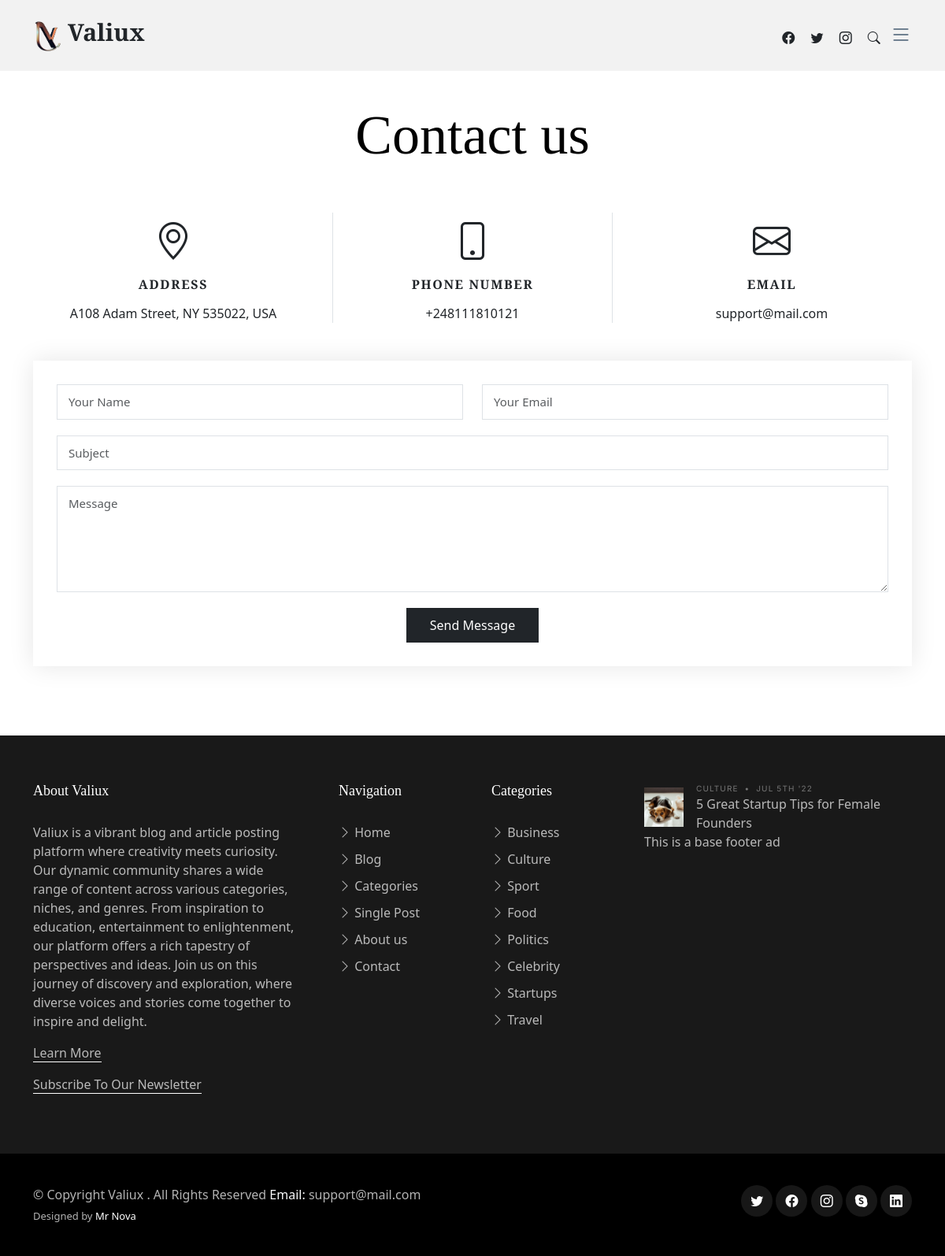
Page /contact/ on the committed database.
### core/models.py (models this page shows, shortened)
class SiteSettings(models.Model):
    site_name = models.CharField(max_length=100)
    site_description = models.TextField()
    favicon = models.ImageField(upload_to='Site_images/', null=True, blank=True)
    logo = models.ImageField(upload_to='Site_images/', null=True, blank=True)
    address = models.CharField(max_length=255, null=True)
    contact_email = models.EmailField()
    phone_number = models.CharField(max_length=20)
    meta_keywords = models.CharField(max_length=255, help_text="Comma-separated SEO keywords for the site")
    meta_description = models.CharField(max_length=255, help_text="Meta description for the site")
    meta_author = models.CharField(max_length=100, help_text="Author of the site content")
    og_title = models.CharField(max_length=255, help_text="Open Graph title for the site")
    og_description = models.CharField(max_length=255, help_text="Open Graph description for the site")
    og_image = models.ImageField(upload_to='meta_images/', blank=True, null=True, help_text="Open Graph image for the site")
    og_url = models.URLField(help_text="Open Graph URL for the site")

### ads/models.py (models this page shows, shortened)
class Ad(models.Model):
    placement = models.ForeignKey(AdPlacement, on_delete=models.CASCADE, related_name='ads')
    code = models.TextField()
    active = models.BooleanField(default=True)
    start_date = models.DateField(default=timezone.now)
    end_date = models.DateField(blank=True, null=True)

### core/views.py (the view)
# urls.py: path('contact/', contact_view, name='contact'),
def contact_view(request):
    ads_base = Ad.objects.filter(placement__name="Base", active=True).first()
    context = {
        'ads_base':ads_base,
    }
    return render(request, 'core/contact.html', context)

### core/context_processors.py (called while the page is built)
def site_settings(request):
    settings = SiteSettings.objects.first()
    return {
        'static_pages': StaticPage.objects.all(),
        'settings': settings,
    }

### core/templates/core/contact.html (shortened to what this page needs)
{% extends 'core/base.html' %}
{% load static %}
{% block content %}
<main id="main">
    <section id="contact" class="contact mb-5">
      <div class="container" data-aos="fade-up">
        <div class="row">
          <div class="col-lg-12 text-center mb-5">
            <h1 class="page-title">Contact us</h1>
          </div>
        </div>
        <div class="row gy-4">
          <div class="col-md-4">
            <div class="info-item">
              <i class="bi bi-geo-alt"></i>
              <h3>Address</h3>
              <address>A108 Adam Street, NY 535022, USA</address>
            </div>
          </div>
          <div class="col-md-4">
            <div class="info-item info-item-borders">
              <i class="bi bi-phone"></i>
              <h3>Phone Number</h3>
              <p><a href="tel:+{{ settings.phone_number }}">{{ settings.phone_number }}</a></p>
            </div>
          </div>
          <div class="col-md-4">
            <div class="info-item">
              <i class="bi bi-envelope"></i>
              <h3>Email</h3>
              <p><a href="mailto:{{ settings.contact_email }}">{{ settings.contact_email }}</a></p>
            </div>
          </div>
        </div>
        <div class="form mt-5">
          <form action="forms/contact.php" method="post" role="form" class="php-email-form">
            <div class="row">
              <div class="form-group col-md-6">
                <input type="text" name="name" class="form-control" id="name" placeholder="Your Name" required>
              </div>
              <div class="form-group col-md-6">
                <input type="email" class="form-control" name="email" id="email" placeholder="Your Email" required>
              </div>
            </div>
            <div class="form-group">
              <input type="text" class="form-control" name="subject" id="subject" placeholder="Subject" required>
            </div>
            <div class="form-group">
              <textarea class="form-control" name="message" rows="5" placeholder="Message" required></textarea>
            </div>
            <div class="text-center"><button type="submit">Send Message</button></div>
          </form>
        </div>
      </div>
    </section>
  </main>
{% endblock %}

### core/templates/core/base.html (shortened to what this page needs)
<!DOCTYPE html>
<html lang="en">
    {% load static %}
<head>
    <link href="{% static 'assets/vendor/bootstrap/css/bootstrap.min.css' %}" rel="stylesheet">
    <link href="{% static 'assets/vendor/bootstrap-icons/bootstrap-icons.css' %}" rel="stylesheet">
    <link href="{% static 'assets/vendor/swiper/swiper-bundle.min.css' %}" rel="stylesheet">
    <link href="{% static 'assets/vendor/glightbox/css/glightbox.min.css' %}" rel="stylesheet">
    <link href="{% static 'assets/vendor/aos/aos.css' %}" rel="stylesheet">
    <link href="{% static 'assets/css/variables.css' %}" rel="stylesheet">
    <link href="{% static 'assets/css/main.css' %}" rel="stylesheet">
</head>
<body>
  <header id="header" class="header d-flex align-items-center fixed-top">
    <div class="container-fluid container-xl d-flex align-items-center justify-content-between">
      <a href="{% url "index" %}" class="logo d-flex align-items-center">
        {% if settings.logo %}
            <img src="{{ settings.logo.url }}" alt="">
        {% else %}
            <img src="{% static 'assets/img/valiux.png' %}" alt="">
        {% endif %}
        <h1>{{ settings.site_name }}</h1>
      </a>
      <div class="position-relative">
        <a href="#" class="mx-2"><span class="bi-facebook"></span></a>
        <a href="#" class="mx-2"><span class="bi-twitter"></span></a>
        <a href="#" class="mx-2"><span class="bi-instagram"></span></a>
        <a href="#" class="mx-2 js-search-open"><span class="bi-search"></span></a>
        <i class="bi bi-list mobile-nav-toggle"></i>
      </div>
    </div>
  </header>
  {% block content %}
  {% endblock %}
  <footer id="footer" class="footer">
    <div class="footer-content">
      <div class="container">
        <div class="row g-5">
          <div class="col-lg-4">
            <h3 class="footer-heading">About {{ settings.site_name }}</h3>
            <p>{{ settings.site_description }}</p>
            <p><a href="{% url "about" %}" class="footer-link-more">Learn More</a></p>
            <p><a href="{% url 'subscribe' %}" class="footer-link-more">Subscribe To Our Newsletter</a></p>
          </div>
          <div class="col-6 col-lg-2">
            <h3 class="footer-heading">Navigation</h3>
            <ul class="footer-links list-unstyled">
              <li><a href="{% url "index" %}"><i class="bi bi-chevron-right"></i> Home</a></li>
              <li><a href="{% url "index" %}"><i class="bi bi-chevron-right"></i> Blog</a></li>
              <li><a href="{% url "content_list" %}"><i class="bi bi-chevron-right"></i> Categories</a></li>
              <li><a href="#"><i class="bi bi-chevron-right"></i> Single Post</a></li>
              <li><a href="{% url "about" %}"><i class="bi bi-chevron-right"></i> About us</a></li>
              <li><a href="{% url "contact" %}"><i class="bi bi-chevron-right"></i> Contact</a></li>
            </ul>
          </div>
          <div class="col-6 col-lg-2">
            <h3 class="footer-heading">Categories</h3>
            <ul class="footer-links list-unstyled">
              <li><a href="{% url "content_list" %}"><i class="bi bi-chevron-right"></i> Business</a></li>
              <li><a href="{% url "content_list" %}"><i class="bi bi-chevron-right"></i> Culture</a></li>
              <li><a href="{% url "content_list" %}"><i class="bi bi-chevron-right"></i> Sport</a></li>
              <li><a href="{% url "content_list" %}"><i class="bi bi-chevron-right"></i> Food</a></li>
              <li><a href="{% url "content_list" %}"><i class="bi bi-chevron-right"></i> Politics</a></li>
              <li><a href="{% url "content_list" %}"><i class="bi bi-chevron-right"></i> Celebrity</a></li>
              <li><a href="{% url "content_list" %}"><i class="bi bi-chevron-right"></i> Startups</a></li>
              <li><a href="{% url "content_list" %}"><i class="bi bi-chevron-right"></i> Travel</a></li>
            </ul>
          </div>
          <div class="col-lg-4">
            <ul class="footer-links footer-blog-entry list-unstyled">
              <li>
                <a href="#" class="d-flex align-items-center">
                  <img src="{% static 'assets/img/post-sq-1.jpg' %}" alt="" class="img-fluid me-3">
                  <div>
                    <div class="post-meta d-block"><span class="date">Culture</span> <span class="mx-1">&bullet;</span> <span>Jul 5th '22</span></div>
                    <span>5 Great Startup Tips for Female Founders</span>
                  </div>
                </a>
                {% if ads_base %}
                  <div class="ad" id="{{ ads_base.placement.slug }}">
                    {{ ads_base.code|safe }}
                  </div>
                {% endif %}
              </li>
            </ul>
          </div>
        </div>
      </div>
    </div>
    <div class="footer-legal">
      <div class="container">
        <div class="row justify-content-between">
          <div class="col-md-6 text-center text-md-start mb-3 mb-md-0">
            <div class="copyright">
              © Copyright <strong><span>{{ settings.site_name }} {{ current_year }}</span></strong>. All Rights Reserved <strong class="text-light">Email:</strong> {{ settings.contact_email }}
            </div>
            <div class="credits">
              Designed by <a href="#">Mr Nova</a>
            </div>
          </div>
          <div class="col-md-6">
            <div class="social-links mb-3 mb-lg-0 text-center text-md-end">
              <a href="#" class="twitter"><i class="bi bi-twitter"></i></a>
              <a href="#" class="facebook"><i class="bi bi-facebook"></i></a>
              <a href="#" class="instagram"><i class="bi bi-instagram"></i></a>
              <a href="#" class="google-plus"><i class="bi bi-skype"></i></a>
              <a href="#" class="linkedin"><i class="bi bi-linkedin"></i></a>
            </div>
          </div>
        </div>
      </div>
    </div>
  </footer>
</body>
</html>

### static/assets/css/variables.css (style rules this page uses)
:root { --font-default: 'EB Garamond', system-ui, -apple-system, "Segoe UI", Roboto, "Helvetica Neue", Arial, "Noto Sans", "Liberation Sans", sans-serif, "Apple Color Emoji", "Segoe UI Emoji", "Segoe UI Symbol", "Noto Color Emoji"; --font-primary: 'EB Garamond', serif; --font-secondary: 'Inter', sans-serif; --color-default: #212529; --color-default-rgb: 33, 37, 41; --color-links: #212529; --color-links-hover: #15171a; --color-primary: #212529; --color-primary-light: #26282c; --color-primary-dark: #0b0c0e; --color-primary-rgb: 33, 37, 41; --color-primary-light-rgb: 38, 40, 44; --color-primary-dark-rgb: 11, 12, 14; --color-secondary: #596d80; --color-secondary-light: #8498aa; --color-secondary-dark: #404f5c; --color-secondary-rgb: 89, 109, 128; --color-secondary-light-rgb: 132, 152, 170; --color-secondary-dark-rgb: 64, 79, 92; --color-blue: #0d6efd; --color-blue-rgb: 13, 110, 253; --color-indigo: #6610f2; --color-indigo-rgb: 102, 16, 242; --color-purple: #6f42c1; --color-purple-rgb: 111, 66, 193; --color-pink: #f3268c; --color-pink-rgb: 243, 38, 140; --color-red: #df1529; --color-red-rgb: 223, 21, 4; --color-orange: #fd7e14; --color-orange-rgb: 253, 126, 20; --color-yellow: #ffc107; --color-yellow-rgb: 255, 193, 7; --color-green: #059652; --color-green-rgb: 5, 150, 82; --color-teal: #20c997; --color-teal-rgb: 32, 201, 151; --color-cyan: #0dcaf0; --color-cyan-rgb: 13, 202, 240; --color-white: #ffffff; --color-white-rgb: 255, 255, 255; --color-gray: #6c757d; --color-gray-rgb: 108, 117, 125; --color-black: #000000; --color-black-rgb: 0, 0, 0; }
:root { --bs-blue: var(--color-blue); --bs-indigo: var(--color-indigo); --bs-purple: var(--color-purple); --bs-pink: var(--color-pink); --bs-red: var(--color-red); --bs-orange: var(--color-orange); --bs-yellow: var(--color-yellow); --bs-green: var(--color-green); --bs-teal: var(--color-teal); --bs-cyan: var(--color-cyan); --bs-white: var(--color-white); --bs-gray: var(--color-gray); --bs-gray-dark: #343a40; --bs-gray-100: #f8f9fa; --bs-gray-200: #e9ecef; --bs-gray-300: #dee2e6; --bs-gray-400: #ced4da; --bs-gray-500: #adb5bd; --bs-gray-600: #6c757d; --bs-gray-700: #495057; --bs-gray-800: #343a40; --bs-gray-900: #212529; --bs-primary: var(--color-blue); --bs-secondary: var(--color-blue); --bs-success: #198754; --bs-info: #0dcaf0; --bs-warning: #ffc107; --bs-danger: #dc3545; --bs-light: #f8f9fa; --bs-dark: #212529; --bs-primary-rgb: var(--color-primary-rgb); --bs-secondary-rgb: var(--color-secondary-rgb); --bs-success-rgb: 25, 135, 84; --bs-info-rgb: 13, 202, 240; --bs-warning-rgb: 255, 193, 7; --bs-danger-rgb: 220, 53, 69; --bs-light-rgb: 248, 249, 250; --bs-dark-rgb: 33, 37, 41; --bs-white-rgb: var(--color-white-rgb); --bs-black-rgb: var(--color-black-rgb); --bs-body-color-rgb: var(--color-default-rgb); --bs-body-bg-rgb: 255, 255, 255; --bs-font-sans-serif: var(--font-default); --bs-font-monospace: SFMono-Regular, Menlo, Monaco, Consolas, "Liberation Mono", "Courier New", monospace; --bs-gradient: linear-gradient(180deg, rgba(255, 255, 255, 0.15), rgba(255, 255, 255, 0)); --bs-body-font-family: var(--font-default); --bs-body-font-size: 1rem; --bs-body-font-weight: 400; --bs-body-line-height: 1.5; --bs-body-color: var(--color-default); --bs-body-bg: #fff; }

### rows in the picture
SiteSettings: logo (picture), site_name "Valiux", phone_number "+248111810121", contact_email "support@mail.com", site_description "Valiux is a vibrant blog and article posting platform where creativity meets curiosity. Our dynamic community shares a wide range of content across various categories, niches, and genres. From inspiration to education, entertainment to enlightenment, our platform offers a rich tapestry of perspectives and ideas. Join us on this journey of discovery and exploration, where diverse voices and stories come together to inspire and delight."
Ad: code "This is a base footer ad"
